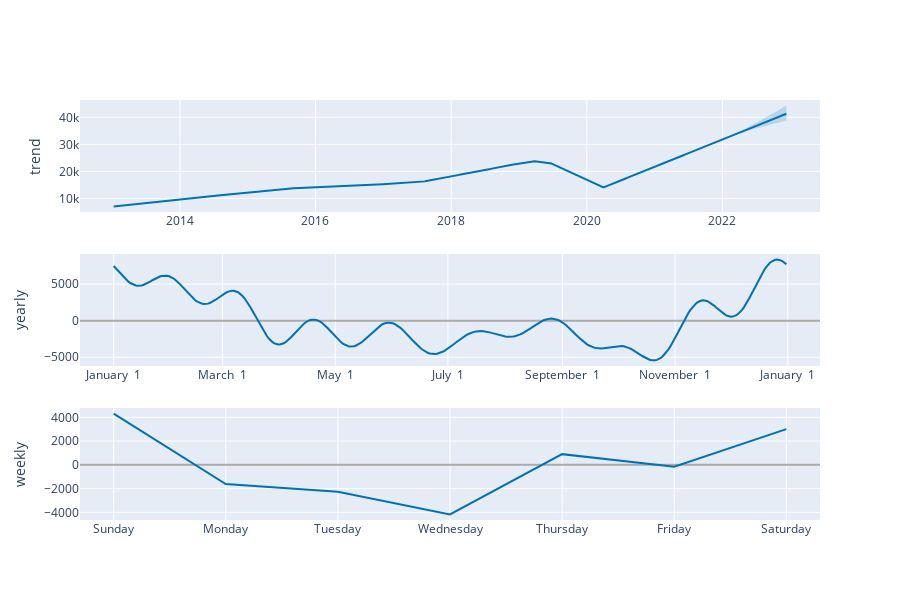

This figure's notebook cell:
### Code cell
plot_components_plotly(Room_m,Room_forecast)

### Figure 1 — Plotly figure (JSON) as saved in the notebook; plotly's stock layout.template omitted (floating-point values rounded to 4 significant figures; data arrays with more than 128 entries replaced by an {"elided": "..."} marker saying what was removed)
{"data": [{"line": {"color": "#0072B2", "width": 2}, "mode": "lines", "name": "trend", "type": "scatter", "x": {"elided": "3367 str values"}, "xaxis": "x", "y": {"elided": "3367 float values"}, "yaxis": "y"}, {"line": {"color": "rgba(0, 114, 178, 0.2)", "width": 0}, "mode": "lines", "name": "trend_upper", "type": "scatter", "x": {"elided": "3367 str values"}, "xaxis": "x", "y": {"elided": "3367 float values"}, "yaxis": "y"}, {"fill": "tonexty", "fillcolor": "rgba(0, 114, 178, 0.2)", "line": {"color": "rgba(0, 114, 178, 0.2)", "width": 0}, "mode": "lines", "name": "trend_lower", "type": "scatter", "x": {"elided": "3367 str values"}, "xaxis": "x", "y": {"elided": "3367 float values"}, "yaxis": "y"}, {"line": {"color": "#0072B2", "width": 2}, "mode": "lines", "name": "yearly", "type": "scatter", "x": {"elided": "365 str values"}, "xaxis": "x2", "y": {"elided": "365 float values"}, "yaxis": "y2"}, {"line": {"color": "#0072B2", "width": 2}, "mode": "lines", "name": "weekly", "type": "scatter", "x": ["2017-01-01T00:00:00", "2017-01-02T00:00:00", "2017-01-03T00:00:00", "2017-01-04T00:00:00", "2017-01-05T00:00:00", "2017-01-06T00:00:00", "2017-01-07T00:00:00"], "xaxis": "x3", "y": [4314.0, -1618.0, -2270.0, -4174.0, 899.0, -155.8, 3004.0], "yaxis": "y3"}], "layout": {"height": 600, "showlegend": false, "width": 900, "xaxis": {"anchor": "y", "domain": [0, 1], "range": ["2012-07-11T20:24:00", "2023-06-10T03:36:00"], "type": "date"}, "xaxis2": {"anchor": "y2", "domain": [0, 1], "range": ["2016-12-13T18:54:02.958904115", "2018-01-18T11:04:57.863013581"], "tickformat": "%B %e", "type": "date"}, "xaxis3": {"anchor": "y3", "domain": [0, 1], "range": ["2016-12-31T16:48:00", "2017-01-07T07:12:00"], "tickformat": "%A", "type": "date"}, "yaxis": {"anchor": "x", "domain": [0.7333, 1], "rangemode": "normal", "title": {"text": "trend"}, "zerolinecolor": "#AAA"}, "yaxis2": {"anchor": "x2", "domain": [0.3667, 0.6333], "title": {"text": "yearly"}, "zerolinecolor": "#AAA"}, "yaxis3": {"anchor": "x3", "domain": [0, 0.2667], "title": {"text": "weekly"}, "zerolinecolor": "#AAA"}}}
